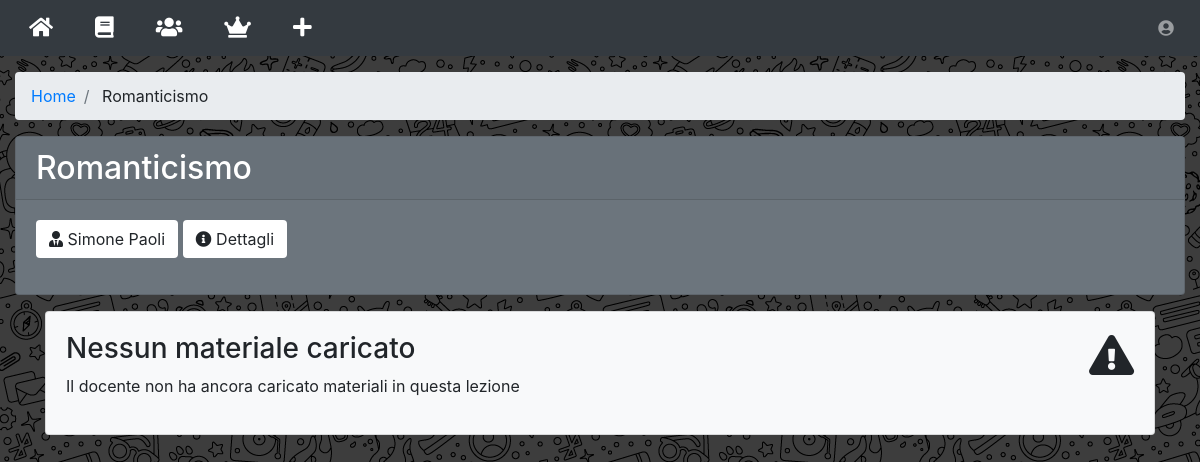
The app's page /lezione/?id=1 (signed in), older data.
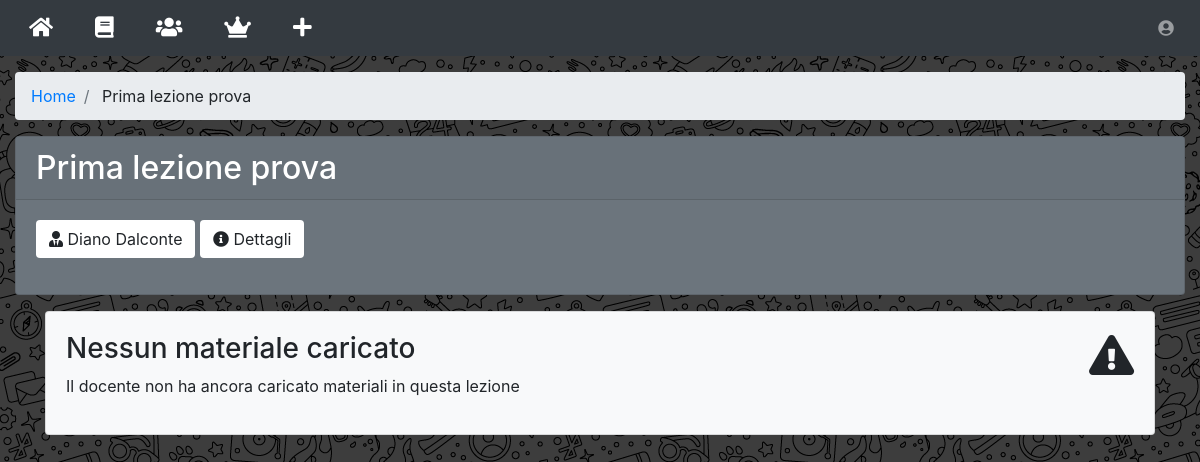
The same page, newer data.
### tables this page shows
CREATE TABLE `lezioni` (
  `id` int(15) NOT NULL AUTO_INCREMENT,
  `idUtente` int(15),
  `titolo` varchar(40) NOT NULL,
  `data` datetime NOT NULL,
  `note` varchar(150),
  PRIMARY KEY (`id`),
  UNIQUE (`idUtente`, `titolo`),
  FOREIGN KEY (`idUtente`)
    REFERENCES `utenti` (`id`)
);

CREATE TABLE `utenti` (
  `id` int(15) NOT NULL AUTO_INCREMENT,
  `email` varchar(100) NOT NULL,
  `password` varchar(40) NOT NULL,
  `nome` varchar(20) NOT NULL,
  `cognome` varchar(20) NOT NULL,
  `tipo` ENUM('studente', 'professore', 'admin') DEFAULT 'studente',
  `aiuti` BOOLEAN DEFAULT 1,
  `notifiche` BOOLEAN DEFAULT 1,
  PRIMARY KEY (`id`),
  UNIQUE KEY (`email`)
);

### src/connection.php (called while the page is built, shortened)
<?php
  function query($sql){
    $conn = new mysqli("localhost", "root", "", "appRendiamo");
    $tabella = array();
    $result = $conn->query($sql);
    if (isset($result->num_rows)){
      if ($result->num_rows == 0) {
        return $tabella;
      } else while($row = $result->fetch_assoc()){
        array_push($tabella, $row);
      }
      return $tabella;
    } else {
      $conn->close();
    }
  }
?>

### src/lezione/opzioni.php (the view, shortened to what this page needs)
<div class="card bg-secondary">
  <h2 class="card-header text-white">
    <?php echo $lezione['titolo'] ?>
  </h2>
  <div class="card-body">
    <button class="btn bg-white mb-3" onclick="window.location='../lezioni/?docente=<?php echo $docente['id'] ?>'">
      <i class="fas fa-user-tie"></i>
      <?php echo $docente['nome']." ".$docente['cognome'] ?></button>
    <button class="btn bg-white mb-3" onclick="window.location='../dettagli/?id=<?php echo $lezione['id'] ?>'">
      <i class="fas fa-info-circle"></i>
      Dettagli</button>
  </div>
</div>

### src/lezione/wrapper.php (shortened to what this page needs)
<?php $idDocente = $lezione['idUtente']; ?>
<?php $docente = query("SELECT * FROM utenti WHERE utenti.id=$idDocente")[0] ?>
<div class="container-fluid">
  <ol class="breadcrumb">
    <li class="breadcrumb-item">
      <a href="../home/">Home</a>
    </li>
    <li class="breadcrumb-item">
      <?php echo $lezione['titolo'] ?>
    </li>
  </ol>
  <div class="row">
    <div class="col">
      <?php include 'opzioni.php' ?>
    </div>
  </div>
  <?php include 'materiali.php' ?>
</div>

Row changes from the older to the newer data that the page shows:
removed utenti: nome "Simone", cognome "Paoli"
changed lezioni: titolo "Romanticismo" → "Prima lezione prova"
now on this page (row edited): utenti: nome "Diano", cognome "Dalconte"
